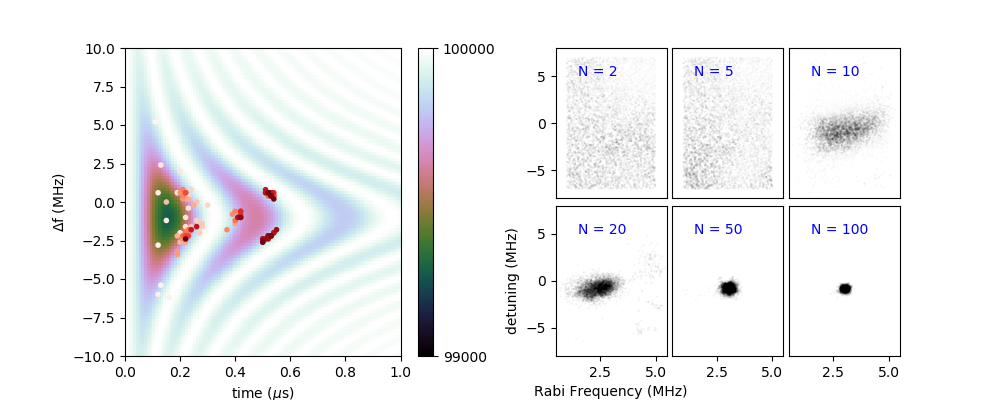

Python code for this plot:
"""
Pi pulse tuner

"""

import numpy as np
import matplotlib.pyplot as plt
import matplotlib.gridspec as gridspec

from optbayesexpt import OptBayesExpt

"""
ESTABLISH THE EXPERIMENTAL MODEL
"""


# this is the model of our experiment
def rabicounts(pulsetime, delta_f, B1, f_center, baseline, contrast, T1):
    """

    Args:
        pulsetime (float): Duration of microwave pulse
        delta_f (float): detuning relative to a reference frequency
        B1 (float): Rabi frequency
        f_center (float): true center of resonance relative to reference
            frequency
        baseline (float): background signal
        contrast (float): Maximum fractional change in signal for pi pulse
        T1 (float): coherence time
    """
    zz = ((delta_f - f_center) / B1)**2
    f_rabi = np.hypot(delta_f - f_center, B1)
    return baseline*(1 - np.exp(-pulsetime / T1)*contrast / 2 *
                     (1 - np.cos(np.pi * 2 * f_rabi * pulsetime)) / (zz + 1))


def my_model_function(sets, pars, cons):

    # unpack the experimental settings
    pulsetime, delta_f = sets

    # unpack model parameters
    B1, f_center = pars

    # unpack model constants
    # N/A
    baseline, contrast, T1 = cons

    return rabicounts(pulsetime, delta_f, B1, f_center, baseline, contrast, T1)


"""
settings and parameter and constants
"""
# define the measurement setting space
# 101 delay times up to 1 us
pulsetime = np.linspace(0, 1, 101)
# 101 detunings (MHz)
detune = np.linspace(-10, 10, 101)

# tell it to the BOE
sets = (pulsetime, detune)

# define the parameter space where the peak could be found
n_samples = 10000
# Rabi freuquency
B1min = 1
B1max = 5
B1 = np.random.uniform(B1min, B1max, n_samples)
fc_min = -7
fc_max = 7
f_center = np.random.uniform(fc_min, fc_max, n_samples)
# baseline = np.linspace(50000, 60000, 51)
# contrast = np.linspace(.05, .15, 11)
pars = (B1, f_center)
# param_extent=(fc_min, fc_max, B1min, B1max)

baseline = 100000
contrast = .01
T1 = .5
cons = (baseline, contrast, T1)

# Settings, parameters, constants and model all defined, so set it all up
myOBE = OptBayesExpt(my_model_function, sets, pars, cons)


"""
MEASUREMENT SIMULATION
"""
# secret stuff - to be used only by the measurement simulator
# pick the parameters of the true resonance
fc_true = np.random.choice(f_center)
B1_true = np.random.choice(B1)


def simdata(pt, df):
    """
    simulate a measurement at pulsetime pt and detuning df
    """
    # calculate the theoretical output result
    y = rabicounts(pt, df, B1_true, fc_true, baseline, contrast, T1)
    # add noise
    global noiselevel
    s = np.sqrt(y)            # counting noise
    if type(y) == np.ndarray:
        y += s * np.random.randn(len(y))
    else:
        y += s * np.random.randn()
    return y


""" 
RUN THE "EXPERIMENT" DEMO 
"""


def batchdemo():
    global pickiness
    global optimum
    global noiselevel
    # global drawplots

    pdf_milestones = [2, 5, 10, 20, 50, 100]
    n_measure = pdf_milestones[-1] + 1
    ptdata = np.zeros(n_measure)
    dfdata = np.zeros(n_measure)
    bmeandata = np.zeros(n_measure)
    dfmeandata = np.zeros(n_measure)

    fig, (ax1, ax2) = plt.subplots(1, 2, figsize=(10, 4))
    plt.subplots_adjust(wspace=.25)

    gs = gridspec.GridSpecFromSubplotSpec(2, 3, ax2, hspace=0.05, wspace=0.05)

    pdf_marker = 0
    axlist = []
    for i in np.arange(n_measure):
        print(i)
        if optimum:
            ptset, dfset = myOBE.opt_setting()
        else:
            ptset, dfset = myOBE.good_setting(pickiness=pickiness)
        ptdata[i] = ptset
        dfdata[i] = dfset

        if i == pdf_milestones[pdf_marker]:
            zpdf = myOBE.parameters
            weights = myOBE.particle_weights
            row = int(pdf_marker/3)
            column = pdf_marker % 3
            axlist.append(plt.subplot(gs[row, column]))
            # plt.xlim(B1min, B1max)
            # plt.ylim(fc_min, fc_max)
            plt.xlim(.5, 5.5)
            plt.ylim(-8, 8)
            plt.scatter(zpdf[0], zpdf[1], 1000*weights, 'k', alpha=.05)
            plt.scatter(B1_true, fc_true, 16, c='r')
            plt.text(1.5, 5, "N = {}".format(i), color='b')
            if row < 1:
                plt.xticks([])
            if column > 0:
                plt.yticks([])
            # plt.axis('off')
            pdf_marker += 1

        y_meas = simdata(ptset, dfset)
        measurement = ((ptset, dfset), y_meas, np.sqrt(y_meas))

        myOBE.pdf_update(measurement)

        bmean, dfmean = myOBE.mean()
        bmeandata[i] = bmean
        dfmeandata[i] = dfmean

    print('B1_true = {:6.3f}; df_true = {:6.3f}'.format(B1_true, fc_true))

    ytrue = rabicounts(*myOBE.allsettings, B1_true, fc_true, baseline,
                       contrast, T1)
    extent = (pulsetime[0], pulsetime[-1], detune[0], detune[-1])
    yshape = tuple([len(arr) for arr in sets])
    ytrue_plotted = ytrue.reshape(yshape).transpose()
    plt.sca(ax1)
    plt.xlabel('time ($\mu$s)')
    plt.ylabel('$\Delta$f (MHz)')
    plt.imshow(ytrue_plotted, origin='bottom', extent=extent, aspect='auto',
               cmap='cubehelix', vmin=99000)
    plt.colorbar(ticks=[99000, 100000])
    plt.scatter(ptdata, dfdata, s=9, c=np.arange(len(ptdata)), cmap='Reds')

    # plt.subplot(gs[1,0])

    plt.sca(axlist[3])
    plt.axis('on')
    plt.xlabel('Rabi Frequency (MHz)')
    plt.ylabel('detuning (MHz)')

    plt.show()


pickiness = 4
optimum = True
# optimum = False

batchdemo()

# import cProfile
# cProfile.run('batchdemo()', sort='cumtime')
